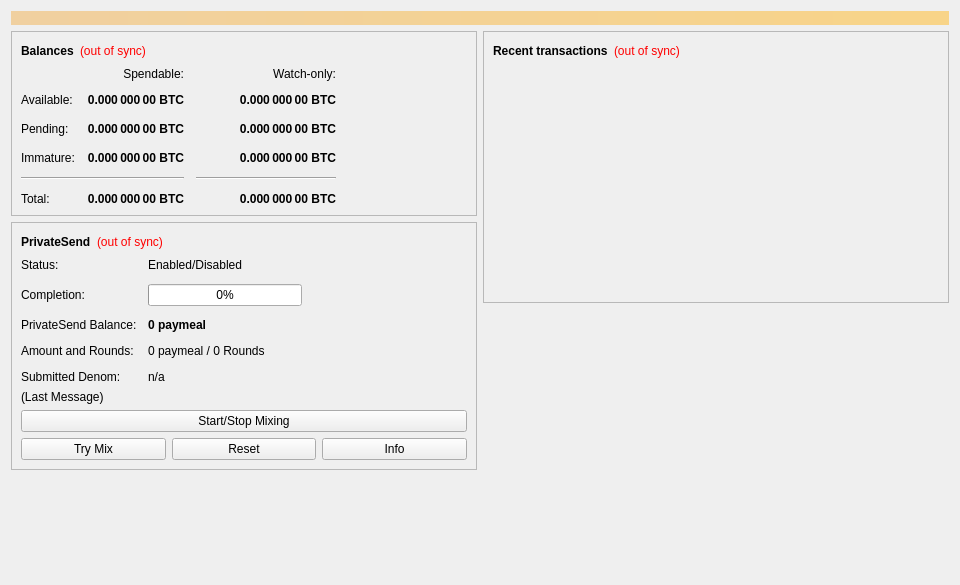
<?xml version="1.0" encoding="UTF-8"?>
<ui version="4.0">
 <class>OverviewPage</class>
 <widget class="QWidget" name="OverviewPage">
  <property name="geometry">
   <rect>
    <x>0</x>
    <y>0</y>
    <width>960</width>
    <height>585</height>
   </rect>
  </property>
  <property name="minimumSize">
   <size>
    <width>960</width>
    <height>0</height>
   </size>
  </property>
  <property name="windowTitle">
   <string>Form</string>
  </property>
  <layout class="QVBoxLayout" name="topLayout">
   <item>
    <widget class="QLabel" name="labelAlerts">
     <property name="visible">
      <bool>false</bool>
     </property>
     <property name="styleSheet">
      <string notr="true">QLabel { background-color: qlineargradient(x1: 0, y1: 0, x2: 1, y2: 0, stop:0 #F0D0A0, stop:1 #F8D488); color:#000000; }</string>
     </property>
     <property name="wordWrap">
      <bool>true</bool>
     </property>
     <property name="margin">
      <number>3</number>
     </property>
     <property name="textInteractionFlags">
      <set>Qt::TextSelectableByMouse</set>
     </property>
    </widget>
   </item>
   <item>
    <layout class="QHBoxLayout" name="horizontalLayout" stretch="1,1">
     <item>
      <layout class="QVBoxLayout" name="verticalLayout_2">
       <item>
        <widget class="QFrame" name="frame">
         <property name="frameShape">
          <enum>QFrame::StyledPanel</enum>
         </property>
         <property name="frameShadow">
          <enum>QFrame::Raised</enum>
         </property>
         <layout class="QVBoxLayout" name="verticalLayout_4">
          <item>
           <layout class="QHBoxLayout" name="horizontalLayout_4">
            <item>
             <widget class="QLabel" name="label_5">
              <property name="font">
               <font>
                <weight>75</weight>
                <bold>true</bold>
               </font>
              </property>
              <property name="text">
               <string>Balances</string>
              </property>
             </widget>
            </item>
            <item>
             <widget class="QLabel" name="labelWalletStatus">
              <property name="toolTip">
               <string>The displayed information may be out of date. Your wallet automatically synchronizes with the paymeal network after a connection is established, but this process has not completed yet.</string>
              </property>
              <property name="styleSheet">
               <string notr="true">QLabel { color: red; }</string>
              </property>
              <property name="text">
               <string notr="true">(out of sync)</string>
              </property>
              <property name="alignment">
               <set>Qt::AlignLeading|Qt::AlignLeft|Qt::AlignVCenter</set>
              </property>
             </widget>
            </item>
            <item>
             <spacer name="horizontalSpacer_3">
              <property name="orientation">
               <enum>Qt::Horizontal</enum>
              </property>
              <property name="sizeHint" stdset="0">
               <size>
                <width>40</width>
                <height>20</height>
               </size>
              </property>
             </spacer>
            </item>
           </layout>
          </item>
          <item>
           <layout class="QGridLayout" name="gridLayout">
            <property name="spacing">
             <number>12</number>
            </property>
            <item row="2" column="2">
             <widget class="QLabel" name="labelWatchPending">
              <property name="font">
               <font>
                <weight>75</weight>
                <bold>true</bold>
               </font>
              </property>
              <property name="cursor">
               <cursorShape>IBeamCursor</cursorShape>
              </property>
              <property name="toolTip">
               <string>Unconfirmed transactions to watch-only addresses</string>
              </property>
              <property name="text">
               <string notr="true">0.000 000 00 BTC</string>
              </property>
              <property name="alignment">
               <set>Qt::AlignRight|Qt::AlignTrailing|Qt::AlignVCenter</set>
              </property>
              <property name="textInteractionFlags">
               <set>Qt::LinksAccessibleByMouse|Qt::TextSelectableByKeyboard|Qt::TextSelectableByMouse</set>
              </property>
             </widget>
            </item>
            <item row="2" column="1">
             <widget class="QLabel" name="labelUnconfirmed">
              <property name="font">
               <font>
                <weight>75</weight>
                <bold>true</bold>
               </font>
              </property>
              <property name="cursor">
               <cursorShape>IBeamCursor</cursorShape>
              </property>
              <property name="toolTip">
               <string>Total of transactions that have yet to be confirmed, and do not yet count toward the spendable balance</string>
              </property>
              <property name="text">
               <string notr="true">0.000 000 00 BTC</string>
              </property>
              <property name="alignment">
               <set>Qt::AlignRight|Qt::AlignTrailing|Qt::AlignVCenter</set>
              </property>
              <property name="textInteractionFlags">
               <set>Qt::LinksAccessibleByMouse|Qt::TextSelectableByKeyboard|Qt::TextSelectableByMouse</set>
              </property>
             </widget>
            </item>
            <item row="3" column="2">
             <widget class="QLabel" name="labelWatchImmature">
              <property name="font">
               <font>
                <weight>75</weight>
                <bold>true</bold>
               </font>
              </property>
              <property name="cursor">
               <cursorShape>IBeamCursor</cursorShape>
              </property>
              <property name="toolTip">
               <string>Mined balance in watch-only addresses that has not yet matured</string>
              </property>
              <property name="text">
               <string notr="true">0.000 000 00 BTC</string>
              </property>
              <property name="alignment">
               <set>Qt::AlignRight|Qt::AlignTrailing|Qt::AlignVCenter</set>
              </property>
              <property name="textInteractionFlags">
               <set>Qt::LinksAccessibleByMouse|Qt::TextSelectableByKeyboard|Qt::TextSelectableByMouse</set>
              </property>
             </widget>
            </item>
            <item row="4" column="0" colspan="2">
             <widget class="Line" name="lineSpendableBalance">
              <property name="orientation">
               <enum>Qt::Horizontal</enum>
              </property>
             </widget>
            </item>
            <item row="4" column="2">
             <widget class="Line" name="lineWatchBalance">
              <property name="sizePolicy">
               <sizepolicy hsizetype="Preferred" vsizetype="Fixed">
                <horstretch>0</horstretch>
                <verstretch>0</verstretch>
               </sizepolicy>
              </property>
              <property name="minimumSize">
               <size>
                <width>140</width>
                <height>0</height>
               </size>
              </property>
              <property name="orientation">
               <enum>Qt::Horizontal</enum>
              </property>
             </widget>
            </item>
            <item row="5" column="0">
             <widget class="QLabel" name="labelTotalText">
              <property name="text">
               <string>Total:</string>
              </property>
             </widget>
            </item>
            <item row="3" column="1">
             <widget class="QLabel" name="labelImmature">
              <property name="font">
               <font>
                <weight>75</weight>
                <bold>true</bold>
               </font>
              </property>
              <property name="cursor">
               <cursorShape>IBeamCursor</cursorShape>
              </property>
              <property name="toolTip">
               <string>Mined balance that has not yet matured</string>
              </property>
              <property name="text">
               <string notr="true">0.000 000 00 BTC</string>
              </property>
              <property name="alignment">
               <set>Qt::AlignRight|Qt::AlignTrailing|Qt::AlignVCenter</set>
              </property>
              <property name="textInteractionFlags">
               <set>Qt::LinksAccessibleByMouse|Qt::TextSelectableByKeyboard|Qt::TextSelectableByMouse</set>
              </property>
             </widget>
            </item>
            <item row="2" column="3">
             <spacer name="horizontalSpacer_2">
              <property name="orientation">
               <enum>Qt::Horizontal</enum>
              </property>
              <property name="sizeHint" stdset="0">
               <size>
                <width>40</width>
                <height>20</height>
               </size>
              </property>
             </spacer>
            </item>
            <item row="3" column="0">
             <widget class="QLabel" name="labelImmatureText">
              <property name="text">
               <string>Immature:</string>
              </property>
             </widget>
            </item>
            <item row="5" column="1">
             <widget class="QLabel" name="labelTotal">
              <property name="font">
               <font>
                <weight>75</weight>
                <bold>true</bold>
               </font>
              </property>
              <property name="cursor">
               <cursorShape>IBeamCursor</cursorShape>
              </property>
              <property name="toolTip">
               <string>Your current total balance</string>
              </property>
              <property name="text">
               <string notr="true">0.000 000 00 BTC</string>
              </property>
              <property name="alignment">
               <set>Qt::AlignRight|Qt::AlignTrailing|Qt::AlignVCenter</set>
              </property>
              <property name="textInteractionFlags">
               <set>Qt::LinksAccessibleByMouse|Qt::TextSelectableByKeyboard|Qt::TextSelectableByMouse</set>
              </property>
             </widget>
            </item>
            <item row="5" column="2">
             <widget class="QLabel" name="labelWatchTotal">
              <property name="font">
               <font>
                <weight>75</weight>
                <bold>true</bold>
               </font>
              </property>
              <property name="cursor">
               <cursorShape>IBeamCursor</cursorShape>
              </property>
              <property name="toolTip">
               <string>Current total balance in watch-only addresses</string>
              </property>
              <property name="text">
               <string notr="true">0.000 000 00 BTC</string>
              </property>
              <property name="alignment">
               <set>Qt::AlignRight|Qt::AlignTrailing|Qt::AlignVCenter</set>
              </property>
              <property name="textInteractionFlags">
               <set>Qt::LinksAccessibleByMouse|Qt::TextSelectableByKeyboard|Qt::TextSelectableByMouse</set>
              </property>
             </widget>
            </item>
            <item row="0" column="2">
             <widget class="QLabel" name="labelWatchonly">
              <property name="text">
               <string>Watch-only:</string>
              </property>
              <property name="alignment">
               <set>Qt::AlignRight|Qt::AlignTrailing|Qt::AlignVCenter</set>
              </property>
             </widget>
            </item>
            <item row="1" column="0">
             <widget class="QLabel" name="labelBalanceText">
              <property name="text">
               <string>Available:</string>
              </property>
             </widget>
            </item>
            <item row="1" column="1">
             <widget class="QLabel" name="labelBalance">
              <property name="font">
               <font>
                <weight>75</weight>
                <bold>true</bold>
               </font>
              </property>
              <property name="cursor">
               <cursorShape>IBeamCursor</cursorShape>
              </property>
              <property name="toolTip">
               <string>Your current spendable balance</string>
              </property>
              <property name="text">
               <string notr="true">0.000 000 00 BTC</string>
              </property>
              <property name="alignment">
               <set>Qt::AlignRight|Qt::AlignTrailing|Qt::AlignVCenter</set>
              </property>
              <property name="textInteractionFlags">
               <set>Qt::LinksAccessibleByMouse|Qt::TextSelectableByKeyboard|Qt::TextSelectableByMouse</set>
              </property>
             </widget>
            </item>
            <item row="1" column="2">
             <widget class="QLabel" name="labelWatchAvailable">
              <property name="font">
               <font>
                <weight>75</weight>
                <bold>true</bold>
               </font>
              </property>
              <property name="cursor">
               <cursorShape>IBeamCursor</cursorShape>
              </property>
              <property name="toolTip">
               <string>Your current balance in watch-only addresses</string>
              </property>
              <property name="text">
               <string notr="true">0.000 000 00 BTC</string>
              </property>
              <property name="alignment">
               <set>Qt::AlignRight|Qt::AlignTrailing|Qt::AlignVCenter</set>
              </property>
              <property name="textInteractionFlags">
               <set>Qt::LinksAccessibleByMouse|Qt::TextSelectableByKeyboard|Qt::TextSelectableByMouse</set>
              </property>
             </widget>
            </item>
            <item row="2" column="0">
             <widget class="QLabel" name="labelPendingText">
              <property name="text">
               <string>Pending:</string>
              </property>
             </widget>
            </item>
            <item row="0" column="1">
             <widget class="QLabel" name="labelSpendable">
              <property name="text">
               <string>Spendable:</string>
              </property>
              <property name="alignment">
               <set>Qt::AlignRight|Qt::AlignTrailing|Qt::AlignVCenter</set>
              </property>
             </widget>
            </item>
           </layout>
          </item>
         </layout>
        </widget>
       </item>
       <item>
        <widget class="QFrame" name="framePrivateSend">
         <property name="layoutDirection">
          <enum>Qt::LeftToRight</enum>
         </property>
         <property name="frameShape">
          <enum>QFrame::StyledPanel</enum>
         </property>
         <property name="frameShadow">
          <enum>QFrame::Raised</enum>
         </property>
         <layout class="QVBoxLayout" name="VerticalLayout_PS1">
          <item>
           <layout class="QHBoxLayout" name="horizontalLayout_5">
            <item>
             <widget class="QLabel" name="labelPrivateSendHeader">
              <property name="font">
               <font>
                <weight>75</weight>
                <bold>true</bold>
               </font>
              </property>
              <property name="text">
               <string>PrivateSend</string>
              </property>
             </widget>
            </item>
            <item>
             <widget class="QLabel" name="labelPrivateSendSyncStatus">
              <property name="toolTip">
               <string>The displayed information may be out of date. Your wallet automatically synchronizes with the paymeal network after a connection is established, but this process has not completed yet.</string>
              </property>
              <property name="styleSheet">
               <string notr="true">QLabel { color: red; }</string>
              </property>
              <property name="text">
               <string notr="true">(out of sync)</string>
              </property>
              <property name="alignment">
               <set>Qt::AlignLeading|Qt::AlignLeft|Qt::AlignVCenter</set>
              </property>
             </widget>
            </item>
            <item>
             <spacer name="horizontalSpacer_4">
              <property name="orientation">
               <enum>Qt::Horizontal</enum>
              </property>
              <property name="sizeHint" stdset="0">
               <size>
                <width>40</width>
                <height>20</height>
               </size>
              </property>
             </spacer>
            </item>
           </layout>
          </item>
          <item>
           <layout class="QFormLayout" name="privateSendFormLayout">
            <property name="fieldGrowthPolicy">
             <enum>QFormLayout::AllNonFixedFieldsGrow</enum>
            </property>
            <property name="horizontalSpacing">
             <number>11</number>
            </property>
            <property name="verticalSpacing">
             <number>12</number>
            </property>
            <item row="0" column="0">
             <widget class="QLabel" name="labelPrivateSendEnabledText">
              <property name="text">
               <string>Status:</string>
              </property>
             </widget>
            </item>
            <item row="0" column="1">
             <widget class="QLabel" name="labelPrivateSendEnabled">
              <property name="text">
               <string>Enabled/Disabled</string>
              </property>
             </widget>
            </item>
            <item row="1" column="0">
             <widget class="QLabel" name="labelCompletitionText">
              <property name="text">
               <string>Completion:</string>
              </property>
             </widget>
            </item>
            <item row="1" column="1">
             <widget class="QProgressBar" name="privateSendProgress">
              <property name="maximumSize">
               <size>
                <width>154</width>
                <height>16777215</height>
               </size>
              </property>
              <property name="value">
               <number>0</number>
              </property>
             </widget>
            </item>
            <item row="2" column="0">
             <widget class="QLabel" name="labelAnonymizedText">
              <property name="text">
               <string>PrivateSend Balance:</string>
              </property>
             </widget>
            </item>
            <item row="2" column="1">
             <widget class="QLabel" name="labelAnonymized">
              <property name="font">
               <font>
                <weight>75</weight>
                <bold>true</bold>
               </font>
              </property>
              <property name="text">
               <string notr="true">0 paymeal</string>
              </property>
             </widget>
            </item>
            <item row="3" column="0">
             <widget class="QLabel" name="labelAmountAndRoundsText">
              <property name="text">
               <string>Amount and Rounds:</string>
              </property>
             </widget>
            </item>
            <item row="3" column="1">
             <widget class="QLabel" name="labelAmountRounds">
              <property name="text">
               <string>0 paymeal / 0 Rounds</string>
              </property>
             </widget>
            </item>
            <item row="4" column="0">
             <widget class="QLabel" name="labelSubmittedDenomText">
              <property name="text">
               <string>Submitted Denom:</string>
              </property>
             </widget>
            </item>
            <item row="4" column="1">
             <widget class="QLabel" name="labelSubmittedDenom">
              <property name="toolTip">
               <string>The denominations you submitted to the Masternode.&lt;br&gt;To mix, other users must submit the exact same denominations.</string>
              </property>
              <property name="text">
               <string>n/a</string>
              </property>
             </widget>
            </item>
           </layout>
          </item>
          <item>
           <layout class="QVBoxLayout" name="VerticalLayout_PS">
            <item>
             <widget class="QLabel" name="labelPrivateSendLastMessage">
              <property name="text">
               <string>(Last Message)</string>
              </property>
              <property name="alignment">
               <set>Qt::AlignLeading|Qt::AlignLeft|Qt::AlignTop</set>
              </property>
              <property name="wordWrap">
               <bool>true</bool>
              </property>
             </widget>
            </item>
            <item>
             <widget class="QPushButton" name="togglePrivateSend">
              <property name="sizePolicy">
               <sizepolicy hsizetype="MinimumExpanding" vsizetype="Fixed">
                <horstretch>0</horstretch>
                <verstretch>0</verstretch>
               </sizepolicy>
              </property>
              <property name="text">
               <string>Start/Stop Mixing</string>
              </property>
             </widget>
            </item>
            <item>
             <layout class="QHBoxLayout" name="horizontalLayout_debugbuttons">
              <item>
               <widget class="QPushButton" name="privateSendAuto">
                <property name="sizePolicy">
                 <sizepolicy hsizetype="MinimumExpanding" vsizetype="Fixed">
                  <horstretch>0</horstretch>
                  <verstretch>0</verstretch>
                 </sizepolicy>
                </property>
                <property name="toolTip">
                 <string>Try to manually submit a PrivateSend request.</string>
                </property>
                <property name="text">
                 <string>Try Mix</string>
                </property>
               </widget>
              </item>
              <item>
               <widget class="QPushButton" name="privateSendReset">
                <property name="sizePolicy">
                 <sizepolicy hsizetype="MinimumExpanding" vsizetype="Fixed">
                  <horstretch>0</horstretch>
                  <verstretch>0</verstretch>
                 </sizepolicy>
                </property>
                <property name="toolTip">
                 <string>Reset the current status of PrivateSend (can interrupt PrivateSend if it's in the process of Mixing, which can cost you money!)</string>
                </property>
                <property name="autoFillBackground">
                 <bool>false</bool>
                </property>
                <property name="text">
                 <string>Reset</string>
                </property>
               </widget>
              </item>
              <item>
               <widget class="QPushButton" name="privateSendInfo">
                <property name="sizePolicy">
                 <sizepolicy hsizetype="MinimumExpanding" vsizetype="Fixed">
                  <horstretch>0</horstretch>
                  <verstretch>0</verstretch>
                 </sizepolicy>
                </property>
                <property name="toolTip">
                 <string>Information about PrivateSend and Mixing</string>
                </property>
                <property name="text">
                 <string>Info</string>
                </property>
               </widget>
              </item>
             </layout>
            </item>
           </layout>
          </item>
         </layout>
        </widget>
       </item>
       <item>
        <spacer name="verticalSpacer">
         <property name="orientation">
          <enum>Qt::Vertical</enum>
         </property>
         <property name="sizeHint" stdset="0">
          <size>
           <width>20</width>
           <height>40</height>
          </size>
         </property>
        </spacer>
       </item>
      </layout>
     </item>
     <item>
      <layout class="QVBoxLayout" name="verticalLayout_3">
       <item>
        <widget class="QFrame" name="frame_2">
         <property name="frameShape">
          <enum>QFrame::StyledPanel</enum>
         </property>
         <property name="frameShadow">
          <enum>QFrame::Raised</enum>
         </property>
         <layout class="QVBoxLayout" name="verticalLayout">
          <item>
           <layout class="QHBoxLayout" name="horizontalLayout_2">
            <item>
             <widget class="QLabel" name="label_4">
              <property name="font">
               <font>
                <weight>75</weight>
                <bold>true</bold>
               </font>
              </property>
              <property name="text">
               <string>Recent transactions</string>
              </property>
             </widget>
            </item>
            <item>
             <widget class="QLabel" name="labelTransactionsStatus">
              <property name="toolTip">
               <string>The displayed information may be out of date. Your wallet automatically synchronizes with the paymeal network after a connection is established, but this process has not completed yet.</string>
              </property>
              <property name="styleSheet">
               <string notr="true">QLabel { color: red; }</string>
              </property>
              <property name="text">
               <string notr="true">(out of sync)</string>
              </property>
              <property name="alignment">
               <set>Qt::AlignLeading|Qt::AlignLeft|Qt::AlignVCenter</set>
              </property>
             </widget>
            </item>
            <item>
             <spacer name="horizontalSpacer">
              <property name="orientation">
               <enum>Qt::Horizontal</enum>
              </property>
              <property name="sizeHint" stdset="0">
               <size>
                <width>40</width>
                <height>20</height>
               </size>
              </property>
             </spacer>
            </item>
           </layout>
          </item>
          <item>
           <widget class="QListView" name="listTransactions">
            <property name="styleSheet">
             <string notr="true">QListView { background: transparent; }</string>
            </property>
            <property name="frameShape">
             <enum>QFrame::NoFrame</enum>
            </property>
            <property name="verticalScrollBarPolicy">
             <enum>Qt::ScrollBarAlwaysOff</enum>
            </property>
            <property name="horizontalScrollBarPolicy">
             <enum>Qt::ScrollBarAlwaysOff</enum>
            </property>
            <property name="selectionMode">
             <enum>QAbstractItemView::NoSelection</enum>
            </property>
           </widget>
          </item>
         </layout>
        </widget>
       </item>
       <item>
        <spacer name="verticalSpacer_2">
         <property name="orientation">
          <enum>Qt::Vertical</enum>
         </property>
         <property name="sizeHint" stdset="0">
          <size>
           <width>20</width>
           <height>40</height>
          </size>
         </property>
        </spacer>
       </item>
      </layout>
     </item>
    </layout>
   </item>
  </layout>
 </widget>
 <resources/>
 <connections/>
</ui>
